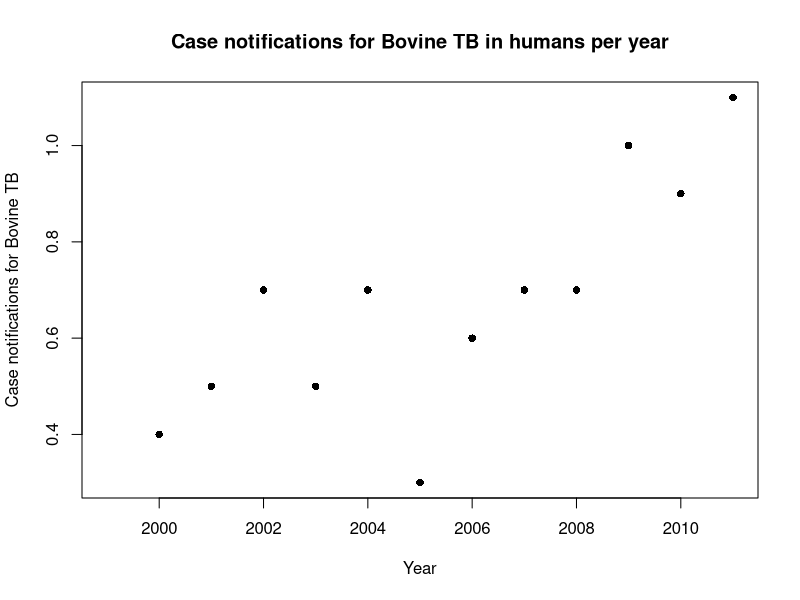
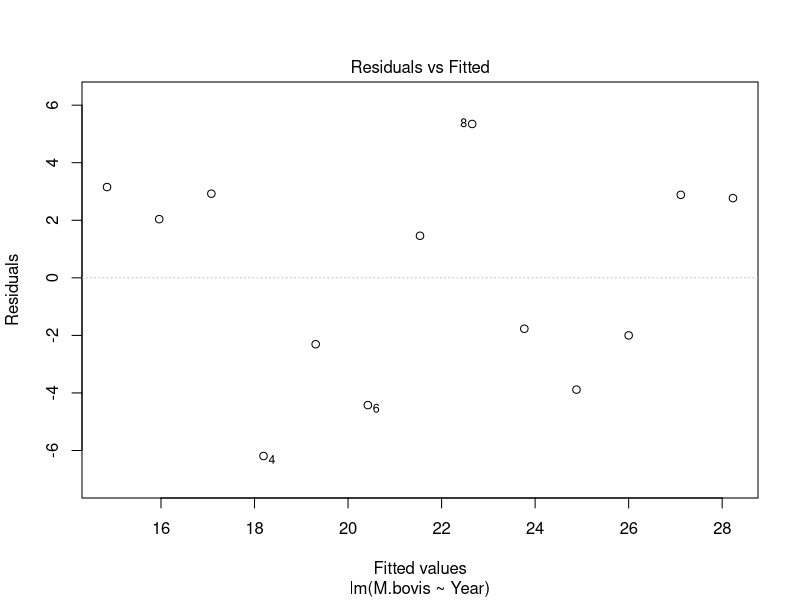
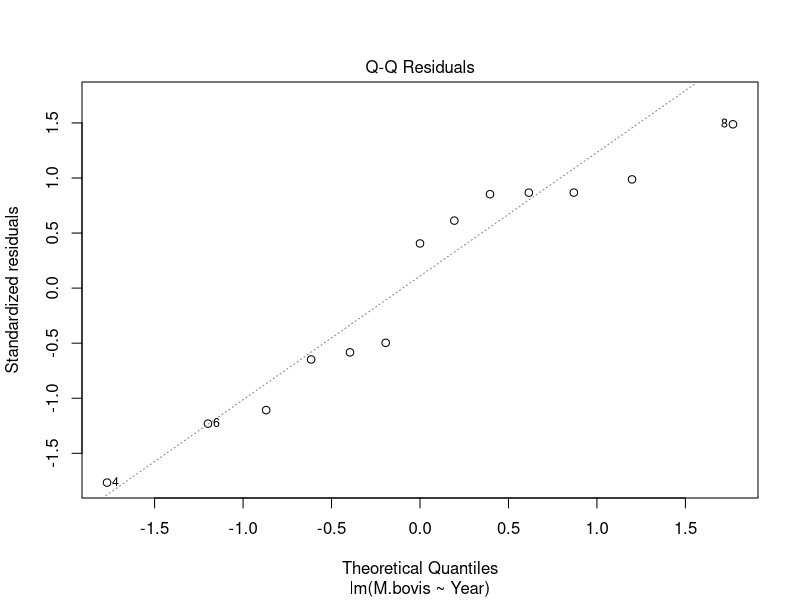
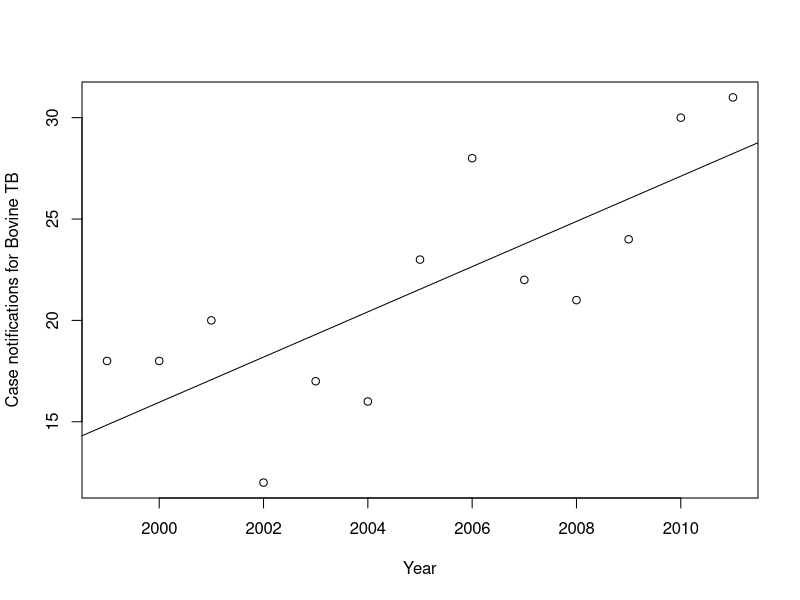

These charts were generated, in order, by the following R code:
# Step 0. Load libraries and functions ------------------------------------
library(stats)

# Step 1. Load data -------------------------------------------------------
dataset <- read.csv("data/TB_data.csv")
attach(dataset)

# Step 2. Make a basic exploratory analysis
dim(dataset)
summary(dataset)
head(dataset)

# Step 3. Make plots
plot(x = Year, y = MDR, 
     pch = 16, xlab = "Year", 
     ylab = "Case notifications for Bovine TB",
     main = "Case notifications for Bovine TB in humans per year")

# Step 4. Create a linear model for M.bovis data and summarise
M.bovis_model <- lm(M.bovis ~ Year)
summary(M.bovis_model)

# Step 5. Plot residuals vs fitted and qq-plot
plot(M.bovis_model, which = 1:2, add.smooth = FALSE)

# Step 6. Plot fitted line
plot(x = Year, y = M.bovis, 
     xlab = "Year", ylab = "Case notifications for Bovine TB")

abline(M.bovis_model)

# Step 7. Calculate confidence intervals
confint(M.bovis_model)

# Step 7. Predict values for next three years
newdata <- data.frame(Year = 2013:2015)

predict(M.bovis_model, newdata, interval = "prediction")
